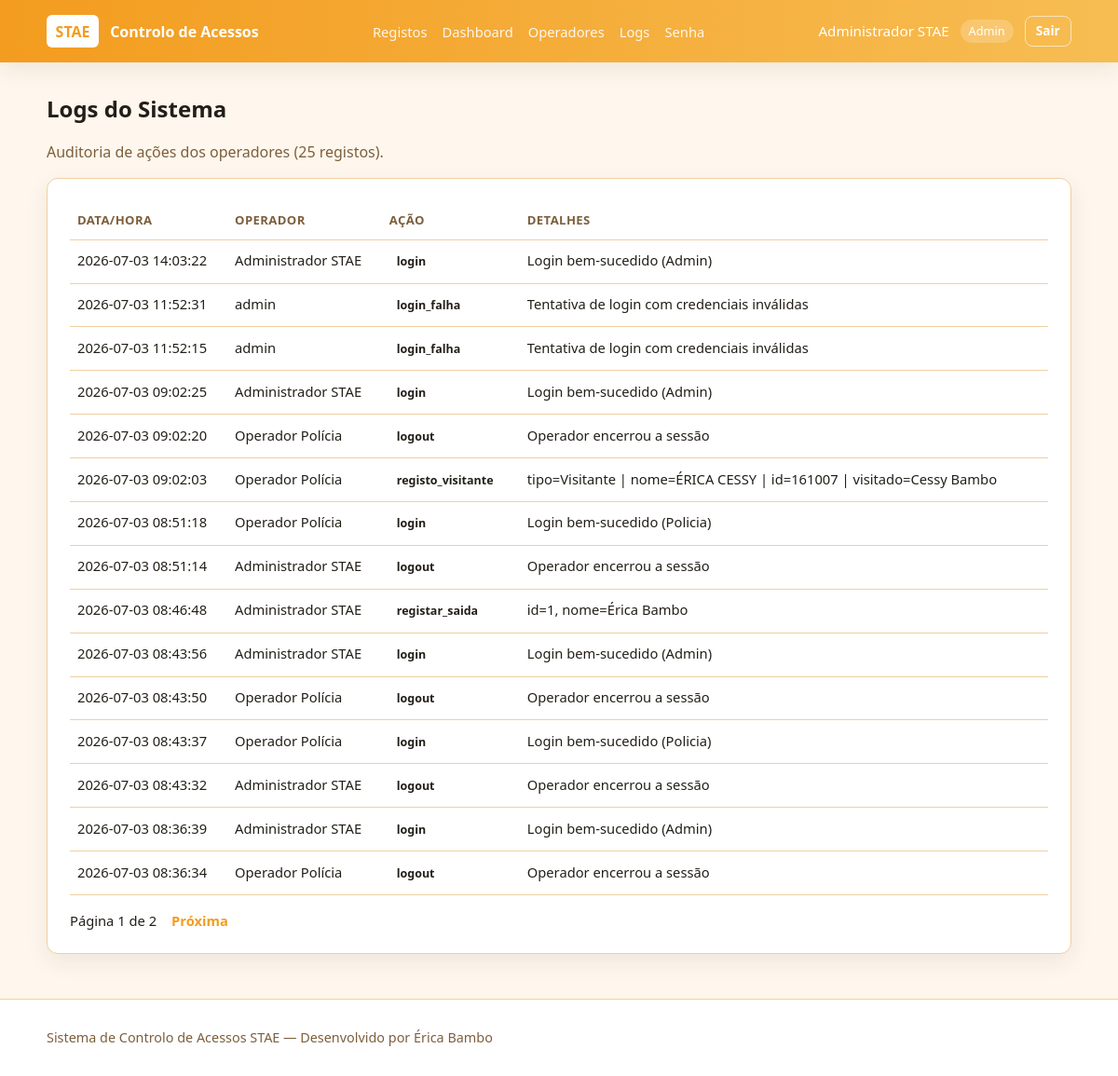
Page /logs (signed in) on the committed database.
### tables this page shows
CREATE TABLE logs_operador (
                    id INTEGER PRIMARY KEY AUTOINCREMENT,
                    operador_id INTEGER,
                    operador_nome TEXT,
                    acao TEXT NOT NULL,
                    detalhes TEXT,
                    criado_em TIMESTAMP NOT NULL DEFAULT CURRENT_TIMESTAMP,
                    FOREIGN KEY (operador_id) REFERENCES operadores (id) ON DELETE SET NULL
                );

### app/routes/admin.py (the view)
@admin_bp.route("/logs")
def logs():
    redirecionar = _requer_login() or _requer_permissao("ver_logs")
    if redirecionar:
        return redirecionar
    pagina = max(int(request.args.get("pagina", 1)), 1)
    total = contar_logs()
    logs_lista = listar_logs(limite=PER_PAGE, pagina=pagina)
    total_paginas = max(ceil(total / PER_PAGE), 1)
    return render_template(
        "admin_logs.html",
        logs=logs_lista,
        pagina=pagina,
        total_paginas=total_paginas,
        total=total,
    )

### app/backend.py (called while the page is built, shortened)
def _is_testing():
    return os.environ.get("FLASK_ENV") == "testing" or os.environ.get("PYTEST_CURRENT_TEST") is not None

def _get_sqlite_path(url_or_path=None):
    candidate = url_or_path or os.environ.get("STAE_SQLITE_PATH", DATABASE_PATH)
    if candidate.startswith("sqlite:///"):
        candidate = candidate.replace("sqlite:///", "", 1)
    if candidate.startswith("sqlite://"):
        candidate = candidate.replace("sqlite://", "", 1)
    return candidate

def listar_logs(limite=100, pagina=1):
    offset = max(pagina - 1, 0) * limite
    with BACKEND.get_db() as conn:
        with conn.cursor() as cursor:
            param = "?" if BACKEND.kind == "sqlite" else "%s"
            cursor.execute(f"SELECT * FROM logs_operador ORDER BY criado_em DESC LIMIT {param} OFFSET {param}", (limite, offset))
            rows = cursor.fetchall()
            return [dict(row) for row in rows]

def contar_logs():
    with BACKEND.get_db() as conn:
        with conn.cursor() as cursor:
            cursor.execute("SELECT COUNT(*) AS total FROM logs_operador")
            row = cursor.fetchone()
            return row["total"] if row else 0

    def __enter__(self):
        return self.cursor

    def __exit__(self, exc_type, exc_val, exc_tb):
        self.cursor.close()

    def cursor(self):
        return SQLiteCursorWrapper(self.conn.cursor())

    def commit(self):
        self.conn.commit()

    def close(self):
        self.conn.close()

    def get_connection(self):
        if _is_testing():
            conn = sqlite3.connect("banco_teste.db")
            conn.row_factory = lambda cursor, row: {col[0]: row[idx] for idx, col in enumerate(cursor.description)}
            conn.execute("PRAGMA foreign_keys = ON")
            return SQLiteConnectionWrapper(conn)
        sqlite_path = _get_sqlite_path(DB_URL if DB_URL and str(DB_URL).startswith("sqlite") else os.environ.get("STAE_SQLITE_PATH", DATABASE_PATH))
        sqlite_dir = os.path.dirname(sqlite_path) or "."
        os.makedirs(sqlite_dir, exist_ok=True)
        conn = sqlite3.connect(sqlite_path)
        conn.row_factory = lambda cursor, row: {col[0]: row[idx] for idx, col in enumerate(cursor.description)}
        conn.execute("PRAGMA foreign_keys = ON")
        return SQLiteConnectionWrapper(conn)

### app/routes/admin.py (called while the page is built)
def _requer_login():
    if not session.get("operador_id"):
        return redirect(url_for("auth.login"))
    return None

### app/utils/permissions.py (called while the page is built)
def tem_permissao(tipo_operador, permissao):
    return permissao in PERMISSOES.get(tipo_operador, set())

### templates/admin_logs.html (shortened to what this page needs)
{% extends "base.html" %}
{% block content %}
<section class="page-header">
    <h1>Logs do Sistema</h1>
    <p>Auditoria de ações dos operadores ({{ total }} registos).</p>
</section>
<div class="card registos-recentes">
    <div class="table-wrap">
        <table>
            <thead>
                <tr>
                    <th>Data/Hora</th>
                    <th>Operador</th>
                    <th>Ação</th>
                    <th>Detalhes</th>
                </tr>
            </thead>
            <tbody>
                {% for log in logs %}
                <tr>
                    <td>{{ log.criado_em }}</td>
                    <td>{{ log.operador_nome or '—' }}</td>
                    <td><span class="tag">{{ log.acao }}</span></td>
                    <td>{{ log.detalhes or '—' }}</td>
                </tr>
                {% endfor %}
            </tbody>
        </table>
    </div>
    {% if total_paginas > 1 %}
    <div class="pagination">
        <span>Página {{ pagina }} de {{ total_paginas }}</span>
        {% if pagina < total_paginas %}
        <a href="{{ url_for('admin.logs', pagina=pagina+1) }}">Próxima</a>
        {% endif %}
    </div>
    {% endif %}
</div>
{% endblock %}

### static/css/style.css (style rules this page uses)
:root { --bg: #fff7ed; --surface: #ffffff; --text: #231f18; --muted: #7d5f3c; --primary: #f39c1f; --primary-hover: #d97b12; --border: #f0d0a1; --success: #2f7b3c; --success-bg: #e9f4e8; --error: #b42318; --error-bg: #fdecea; --shadow: 0 8px 24px rgba(35, 30, 22, 0.08); }
* { box-sizing: border-box; }
body { margin: 0; font-family: "Segoe UI", Tahoma, Geneva, Verdana, sans-serif; background: var(--bg); color: var(--text); line-height: 1.5; min-height: 100vh; }
.page-header h1 { margin: 0 0 0.25rem; }
.page-header p, .subtitle, .card-desc { color: var(--muted); }
.card { background: var(--surface); border: 1px solid var(--border); border-radius: 12px; padding: 1.5rem; box-shadow: var(--shadow); }
.table-wrap { overflow-x: auto; }
table { width: 100%; border-collapse: collapse; font-size: 0.92rem; }
th, td { padding: 0.65rem 0.5rem; border-bottom: 1px solid var(--border); text-align: left; vertical-align: top; }
th { font-size: 0.82rem; text-transform: uppercase; letter-spacing: 0.03em; color: var(--muted); }
.tag { display: inline-block; padding: 0.15rem 0.5rem; border-radius: 999px; font-size: 0.78rem; font-weight: 600; }
.pagination { display: flex; align-items: center; gap: 1rem; margin-top: 1rem; font-size: 0.92rem; }
.pagination a { color: var(--primary); text-decoration: none; font-weight: 600; }

### rows in the picture
logs_operador: criado_em "2026-07-03 14:03:22", operador_nome "Administrador STAE", acao "login", detalhes "Login bem-sucedido (Admin)"
logs_operador: criado_em "2026-07-03 11:52:31", operador_nome "admin", acao "login_falha", detalhes "Tentativa de login com credenciais inválidas"
logs_operador: criado_em "2026-07-03 11:52:15", operador_nome "admin", acao "login_falha", detalhes "Tentativa de login com credenciais inválidas"
logs_operador: criado_em "2026-07-03 09:02:25", operador_nome "Administrador STAE", acao "login", detalhes "Login bem-sucedido (Admin)"
logs_operador: criado_em "2026-07-03 09:02:20", operador_nome "Operador Polícia", acao "logout", detalhes "Operador encerrou a sessão"
logs_operador: criado_em "2026-07-03 09:02:03", operador_nome "Operador Polícia", acao "registo_visitante", detalhes "tipo=Visitante | nome=ÉRICA CESSY | id=161007 | visitado=Cessy Bambo"
logs_operador: criado_em "2026-07-03 08:51:18", operador_nome "Operador Polícia", acao "login", detalhes "Login bem-sucedido (Policia)"
logs_operador: criado_em "2026-07-03 08:51:14", operador_nome "Administrador STAE", acao "logout", detalhes "Operador encerrou a sessão"
logs_operador: criado_em "2026-07-03 08:46:48", operador_nome "Administrador STAE", acao "registar_saida", detalhes "id=1, nome=Érica Bambo"
logs_operador: criado_em "2026-07-03 08:43:56", operador_nome "Administrador STAE", acao "login", detalhes "Login bem-sucedido (Admin)"
logs_operador: criado_em "2026-07-03 08:43:50", operador_nome "Operador Polícia", acao "logout", detalhes "Operador encerrou a sessão"
logs_operador: criado_em "2026-07-03 08:43:37", operador_nome "Operador Polícia", acao "login", detalhes "Login bem-sucedido (Policia)"
logs_operador: criado_em "2026-07-03 08:43:32", operador_nome "Administrador STAE", acao "logout", detalhes "Operador encerrou a sessão"
logs_operador: criado_em "2026-07-03 08:36:39", operador_nome "Administrador STAE", acao "login", detalhes "Login bem-sucedido (Admin)"
logs_operador: criado_em "2026-07-03 08:36:34", operador_nome "Operador Polícia", acao "logout", detalhes "Operador encerrou a sessão"

### other values in the picture
{{ session.operador_nome }} "Administrador STAE"
{{ session.operador_tipo }} "Admin"
{{ total }} "25"
{{ pagina }} "1"
{{ total_paginas }} "2"
